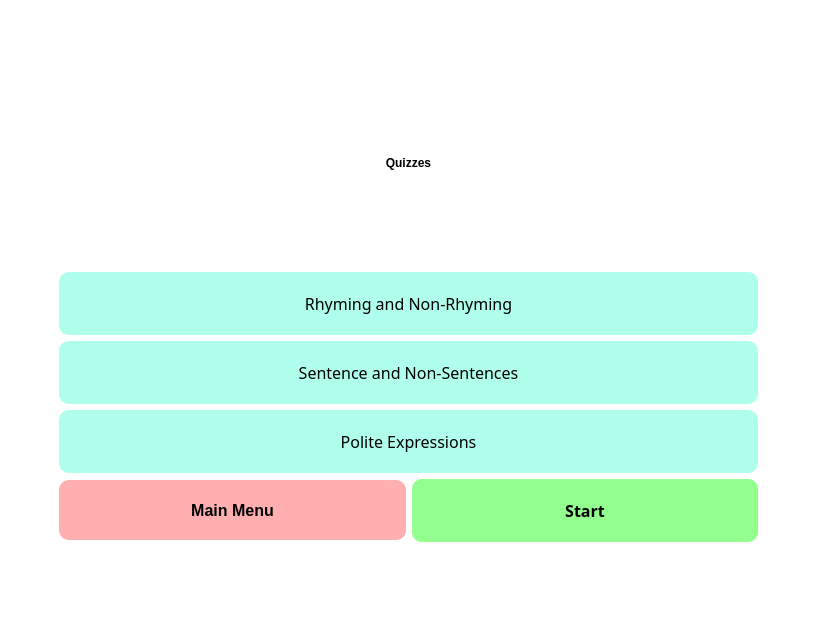
<?xml version="1.0" encoding="UTF-8"?>
<ui version="4.0">
 <class>QuizScreen</class>
 <widget class="QWidget" name="QuizScreen">
  <property name="geometry">
   <rect>
    <x>0</x>
    <y>0</y>
    <width>817</width>
    <height>621</height>
   </rect>
  </property>
  <property name="windowTitle">
   <string>Quiz Screen</string>
  </property>
  <property name="styleSheet">
   <string notr="true">background: white;</string>
  </property>
  <layout class="QGridLayout" name="gridLayout_2">
   <property name="leftMargin">
    <number>50</number>
   </property>
   <property name="topMargin">
    <number>50</number>
   </property>
   <property name="rightMargin">
    <number>50</number>
   </property>
   <property name="bottomMargin">
    <number>70</number>
   </property>
   <item row="0" column="0">
    <widget class="QWidget" name="Quiz" native="true">
     <property name="styleSheet">
      <string notr="true">QPushButton {
font-size: 16px;
background-color: #AFFFEC !important;
color: black; 
font-family: 'Gilroy';
font-weight: 400;
border-radius: 10px;
padding: 20px;
}

QPushButton::hover {
background-color: #AFFFDD !important;
}</string>
     </property>
     <layout class="QGridLayout" name="gridLayout">
      <item row="0" column="0" colspan="2">
       <widget class="QLabel" name="Title">
        <property name="minimumSize">
         <size>
          <width>0</width>
          <height>100</height>
         </size>
        </property>
        <property name="styleSheet">
         <string notr="true">font: 87 32pt &quot;Gilroy&quot;;
font-weight: 900;
background: transparent;
color: black;</string>
        </property>
        <property name="text">
         <string>Quizzes</string>
        </property>
        <property name="alignment">
         <set>Qt::AlignCenter</set>
        </property>
        <property name="wordWrap">
         <bool>true</bool>
        </property>
        <property name="textInteractionFlags">
         <set>Qt::LinksAccessibleByMouse</set>
        </property>
       </widget>
      </item>
      <item row="1" column="0" colspan="2">
       <widget class="QPushButton" name="btnRhyming">
        <property name="font">
         <font>
          <family>Gilroy</family>
          <pointsize>-1</pointsize>
          <weight>50</weight>
          <bold>false</bold>
         </font>
        </property>
        <property name="cursor">
         <cursorShape>PointingHandCursor</cursorShape>
        </property>
        <property name="styleSheet">
         <string notr="true"/>
        </property>
        <property name="text">
         <string>Rhyming and Non-Rhyming</string>
        </property>
        <property name="autoDefault">
         <bool>true</bool>
        </property>
        <property name="default">
         <bool>true</bool>
        </property>
        <property name="flat">
         <bool>true</bool>
        </property>
       </widget>
      </item>
      <item row="2" column="0" colspan="2">
       <widget class="QPushButton" name="btnSentence">
        <property name="font">
         <font>
          <family>Gilroy</family>
          <pointsize>-1</pointsize>
          <weight>50</weight>
          <bold>false</bold>
         </font>
        </property>
        <property name="cursor">
         <cursorShape>PointingHandCursor</cursorShape>
        </property>
        <property name="styleSheet">
         <string notr="true"/>
        </property>
        <property name="text">
         <string>Sentence and Non-Sentences</string>
        </property>
        <property name="autoDefault">
         <bool>true</bool>
        </property>
        <property name="default">
         <bool>true</bool>
        </property>
        <property name="flat">
         <bool>true</bool>
        </property>
       </widget>
      </item>
      <item row="3" column="0" colspan="2">
       <widget class="QPushButton" name="btnExpress">
        <property name="font">
         <font>
          <family>Gilroy</family>
          <pointsize>-1</pointsize>
          <weight>50</weight>
          <bold>false</bold>
         </font>
        </property>
        <property name="cursor">
         <cursorShape>PointingHandCursor</cursorShape>
        </property>
        <property name="styleSheet">
         <string notr="true"/>
        </property>
        <property name="text">
         <string>Polite Expressions</string>
        </property>
        <property name="autoDefault">
         <bool>true</bool>
        </property>
        <property name="default">
         <bool>true</bool>
        </property>
        <property name="flat">
         <bool>true</bool>
        </property>
       </widget>
      </item>
      <item row="4" column="0">
       <widget class="QPushButton" name="btnMenu">
        <property name="minimumSize">
         <size>
          <width>0</width>
          <height>60</height>
         </size>
        </property>
        <property name="cursor">
         <cursorShape>PointingHandCursor</cursorShape>
        </property>
        <property name="styleSheet">
         <string notr="true">background-color: #ffafaf;
	color: black; 
	font-family: 'Gilroy';
	font-weight: 600;
	border-radius: 10px;
	padding: 20px;
</string>
        </property>
        <property name="text">
         <string>Main Menu</string>
        </property>
       </widget>
      </item>
      <item row="4" column="1">
       <widget class="QPushButton" name="btnStart">
        <property name="font">
         <font>
          <family>Gilroy</family>
          <pointsize>-1</pointsize>
          <weight>75</weight>
          <bold>true</bold>
         </font>
        </property>
        <property name="cursor">
         <cursorShape>PointingHandCursor</cursorShape>
        </property>
        <property name="styleSheet">
         <string notr="true">background-color: #92ff8f;
	color: black; 
	font-family: 'Gilroy';
	font-weight: 600;
	border-radius: 10px;
	padding: 20px;
</string>
        </property>
        <property name="text">
         <string>Start</string>
        </property>
       </widget>
      </item>
     </layout>
    </widget>
   </item>
  </layout>
 </widget>
 <resources/>
 <connections/>
</ui>
